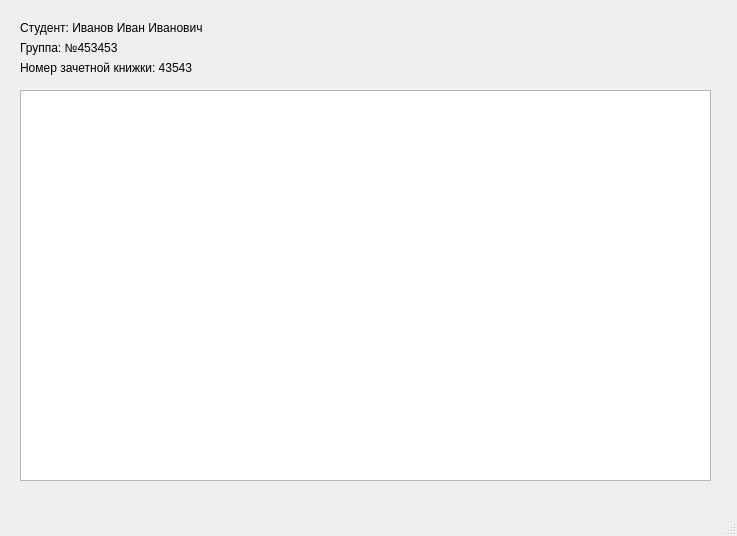
<?xml version="1.0" encoding="UTF-8"?>
<ui version="4.0">
 <class>MainWindow</class>
 <widget class="QMainWindow" name="MainWindow">
  <property name="geometry">
   <rect>
    <x>0</x>
    <y>0</y>
    <width>737</width>
    <height>536</height>
   </rect>
  </property>
  <property name="windowTitle">
   <string>Не сданные работы</string>
  </property>
  <widget class="QWidget" name="centralwidget">
   <widget class="QLabel" name="label">
    <property name="geometry">
     <rect>
      <x>20</x>
      <y>20</y>
      <width>211</width>
      <height>16</height>
     </rect>
    </property>
    <property name="text">
     <string>Студент: Иванов Иван Иванович</string>
    </property>
   </widget>
   <widget class="QLabel" name="label_2">
    <property name="geometry">
     <rect>
      <x>20</x>
      <y>40</y>
      <width>121</width>
      <height>16</height>
     </rect>
    </property>
    <property name="text">
     <string>Группа: №453453</string>
    </property>
   </widget>
   <widget class="QLabel" name="label_3">
    <property name="geometry">
     <rect>
      <x>20</x>
      <y>60</y>
      <width>221</width>
      <height>16</height>
     </rect>
    </property>
    <property name="text">
     <string>Номер зачетной книжки: 43543</string>
    </property>
   </widget>
   <widget class="QTableWidget" name="tableWidget">
    <property name="geometry">
     <rect>
      <x>20</x>
      <y>90</y>
      <width>691</width>
      <height>391</height>
     </rect>
    </property>
   </widget>
  </widget>
  <widget class="QStatusBar" name="statusbar"/>
 </widget>
 <resources/>
 <connections/>
</ui>
